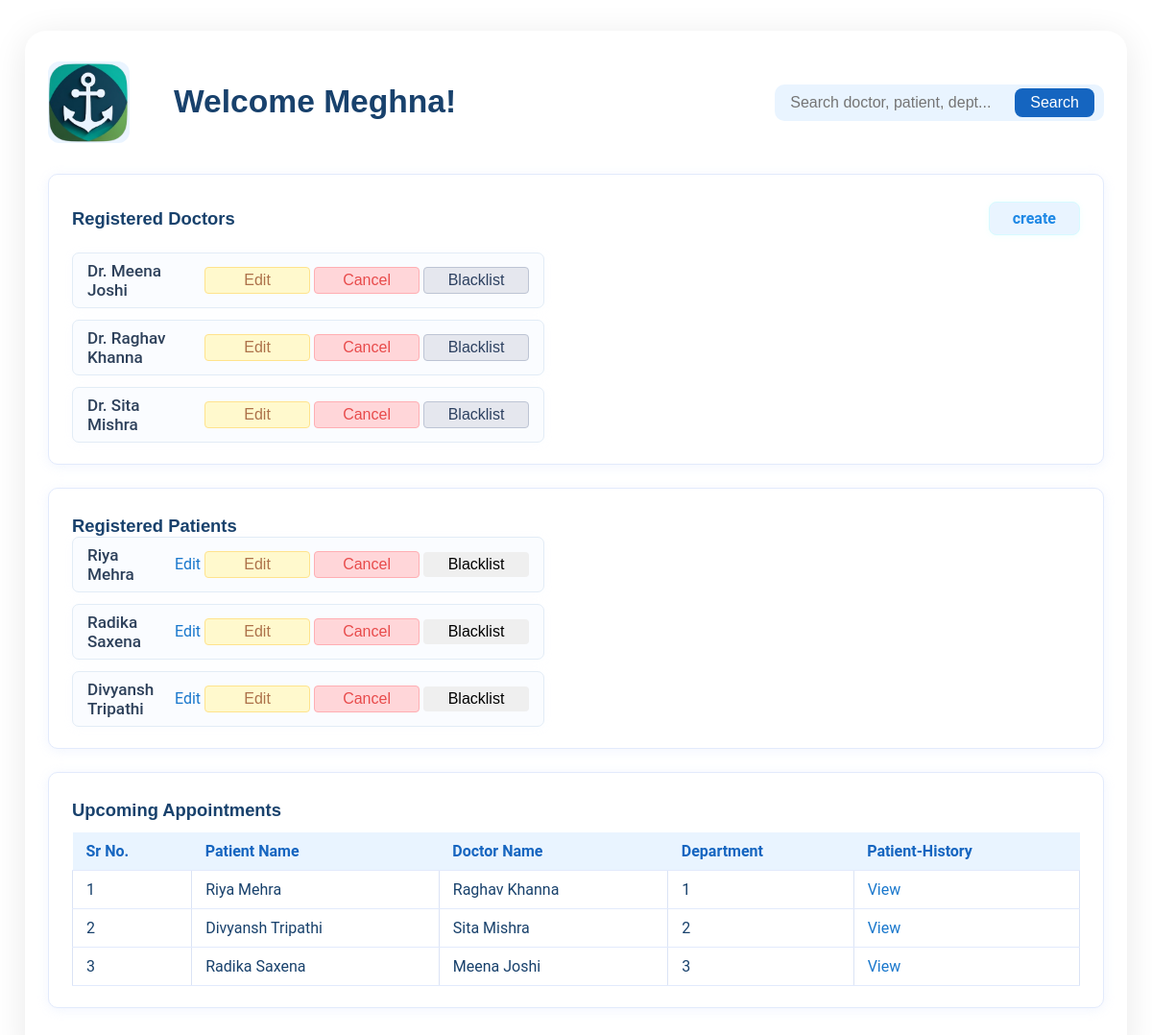
Page /admin (signed in) on the committed database.
### application/models.py (models this page shows)
class Admin(db.Model):
    id = db.Column(db.Integer, primary_key=True)
    username = db.Column(db.String(), unique=True, nullable=False)
    password = db.Column(db.String(), nullable=False)
    type = db.Column(db.String(), nullable=False, default="admin")

class Doctor(db.Model):
    id = db.Column(db.Integer, primary_key=True)
    username = db.Column(db.String(), unique=True, nullable=False)
    password = db.Column(db.String(), nullable=False)
    specialization = db.Column(db.Integer, db.ForeignKey('department.id'), nullable=False)
    experience=db.Column(db.Integer, nullable=False)
    type = db.Column(db.String(), nullable=False, default="doctor")
    full_name = db.Column(db.String(), nullable=False)
    bio = db.Column(db.String())
    doctor_qualifications = db.Column(db.String())
    doctor_role = db.Column(db.String())
    appointments = db.relationship('Appointment', backref='doctor',lazy=True)
    availability = db.relationship("Availability", backref="doctor", lazy=True)
    photo_filename = db.Column(db.String())
    is_active = db.Column(db.Boolean, nullable=False, default=True)

class Patient(db.Model):
    id = db.Column(db.Integer, primary_key=True)
    username = db.Column(db.String(), unique=True, nullable=False)
    password = db.Column(db.String(), nullable=False)
    type = db.Column(db.String(), nullable=False, default="patient")
    appointments = db.relationship('Appointment', backref='patient', lazy=True)
    contact = db.Column(db.String(),  unique=True)
    full_name = db.Column(db.String())
    is_active = db.Column(db.Boolean, nullable=False, default=True)

class Appointment(db.Model):
    id = db.Column(db.Integer, primary_key=True)
    patient_id = db.Column(db.Integer, db.ForeignKey('patient.id'), nullable=False)
    doctor_id = db.Column(db.Integer, db.ForeignKey('doctor.id'), nullable=False)
    appointment_date = db.Column(db.Date, nullable=False)
    appointment_time_start = db.Column(db.Time, nullable=False)
    appointment_time_end = db.Column(db.Time, nullable=False)
    status = db.Column(db.String(), nullable=False, default="Scheduled")
    treatment = db.relationship('Treatment', backref='appointment', uselist=False)

### application/controllers.py (the view)
@app.route("/admin")
def admin():
    if session.get('user_type') != 'admin':
        return redirect(url_for('login'))
    user_id = session.get('user_id')
    this_user = Admin.query.get(user_id)
    all_doctors = Doctor.query.filter_by(is_active=True).all()
    all_patients = Patient.query.filter_by(is_active=True).all()
    today=date.today()
    up_appoint = (Appointment.query
              .filter_by(status="Scheduled")
              .order_by(Appointment.appointment_date)
              .all())
    print("up_appoint count:", len(up_appoint))
    return render_template("admin_dashboard.html",this_user=this_user, all_doctors=all_doctors, all_patients=all_patients, all_appointments=up_appoint)

### templates/admin_dashboard.html (shortened to what this page needs)
<!DOCTYPE html>
<html lang="en">
<head>
    <link rel="stylesheet" href="{{ url_for('static', filename='styles.css') }}    ">
</head>
<body class="admin_dashboard_page">
<div class="dashboard">
  <header>
    <img src="static/img/logo.png" alt=" Logo" class="admin-logo" />
    <h1>Welcome {{this_user.username}}!</h1>
    <form class="search-bar" method="GET" action="{{ url_for('search') }}">
  <input type="text" name="q"
         placeholder="Search doctor, patient, dept..."
         value="{{ search_query or '' }}">
        <button type="submit">Search</button>
</form>
  </header>
  <section class="card doctors">
  <div class="section-row">
    <h2>Registered Doctors</h2>
    <a class="create" href="{{ url_for('add_doctor') }}">create</a>
  </div>
  <div class="doctor-list">
    {% for doctor in all_doctors%}
    <div class="person-card">
      <span>Dr. {{doctor.full_name}}</span>
       <div class="button-row">
       <button type="button"
        class="edit"
        onclick="window.location.href='{{ url_for('admin_edit_doctor', doctor_id=doctor.id) }}'">
        Edit
      </button>
    <form method="POST"
          action="{{ url_for('admin_cancel_doctor_future', doctor_id=doctor.id) }}"
          style="display:inline;">
      <button class="delete" type="submit">Cancel</button>
    </form>
    <form method="POST"
          action="{{ url_for('admin_blacklist_doctor', doctor_id=doctor.id) }}"
          style="display:inline;">
      <button class="blacklist" type="submit">Blacklist</button>
    </form>
      </div>
    </div>
    {%else%}
    <p>No doctors registered.</p>
    {%endfor%}
  </div>
</section>
<section class="card patients">
  <h2>Registered Patients</h2>
  <div class="doctor-list">
    {% for patient in all_patients %}
    <div class="person-card">
      <span> {{patient.full_name}}</span>
      <div class="button-row">
       <a href="{{ url_for('admin_edit_patient', patient_id=patient.id) }}">Edit</a>
      <button type="button"
        class="edit"
        onclick="window.location.href='{{ url_for('admin_edit_patient', patient_id=patient.id) }}'">
        Edit
      </button>
    <form method="POST"
          action="{{ url_for('admin_cancel_patient_future', patient_id=patient.id) }}"
          style="display:inline;">
      <button class="delete" type="submit">Cancel</button>
    </form>
    <form method="POST"
          action="{{ url_for('admin_blacklist_patient', patient_id=patient.id) }}"
          style="display:inline;">
      <button type="submit">Blacklist</button>
    </form>
      </div>
    </div>
    {%else%}
    <p>No patients registered.</p>
    {%endfor%}
  </div>
</section>
  <section class="card appointments">
    <h2>Upcoming Appointments</h2>
    <table>
      <tr>
        <th>Sr No.</th><th>Patient Name</th><th>Doctor Name</th><th>Department</th><th>Patient-History</th>
      </tr>
      {%for appointment in all_appointments%}
      <tr>
        <td>{{loop.index}}</td>
        <td>{{appointment.patient.full_name}}</td>
        <td>{{appointment.doctor.full_name}}</td>
        <td>{{appointment.doctor.specialization}}</td>
          <td>
        <a class="icon-history" href="{{ url_for('patient_history_from_appointments', patient_id=appointment.patient.id) }}">View</a>
      </td>
      </tr>
      {% endfor %}
    </table>
  </section>
</div>
</body>
</html>

### rows in the picture
Admin: username "Meghna"
Doctor: full_name "Meena Joshi"
Doctor: full_name "Raghav Khanna"
Doctor: full_name "Sita Mishra"
Patient: full_name "Riya Mehra"
Patient: full_name "Radika Saxena"
Patient: full_name "Divyansh Tripathi"
Appointment: patient.full_name "Riya Mehra", doctor.full_name "Raghav Khanna", doctor.specialization "1"
Appointment: patient.full_name "Divyansh Tripathi", doctor.full_name "Sita Mishra", doctor.specialization "2"
Appointment: patient.full_name "Radika Saxena", doctor.full_name "Meena Joshi", doctor.specialization "3"
